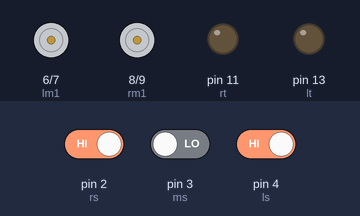
Simulated run of this sketch. Board: Arduino Uno, built with avr-gcc and run on an emulated ATmega328P. Shown: motor-driver pin pairs drawn as motors (green arrow = first pin HIGH = forward, orange = second pin HIGH = backward, longer = more drive), output pins drawn as LEDs (lit = HIGH). Inputs (shaded band) come from the test bench; at power-on: pin 3 (ms) LOW, pin 2 (rs) HIGH, pin 4 (ls) HIGH. What the sketch prints to the serial monitor is not drawn.

Above: at 1.8 s.
1.9 s: pin 3 (ms) driven HIGH
At 3.4 s:
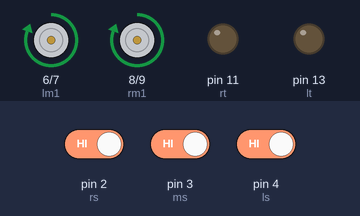
4.9 s: pin 2 (rs) driven LOW
At 5.6 s:
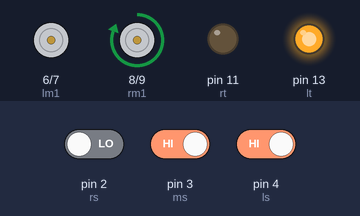
6.5 s: pin 2 (rs) driven HIGH
At 8.8 s:
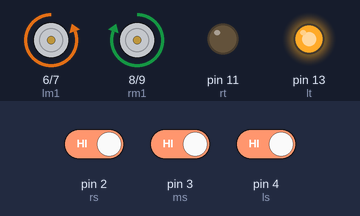
9.5 s: pin 4 (ls) driven LOW
At 10.5 s:
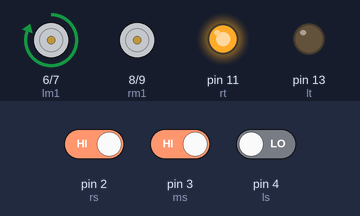
11.0 s: pin 4 (ls) driven HIGH
At 12.1 s:
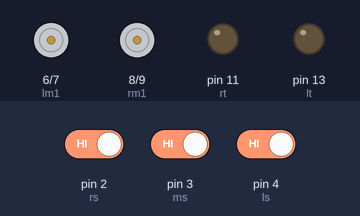
12.5 s: pin 2 (rs) driven LOW and pin 4 (ls) driven LOW
At 13.3 s:
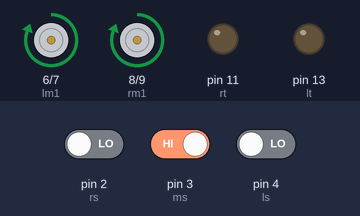
Timing chart, 0 to 15.4 s (numbered marks = the images above; inputs shaded):
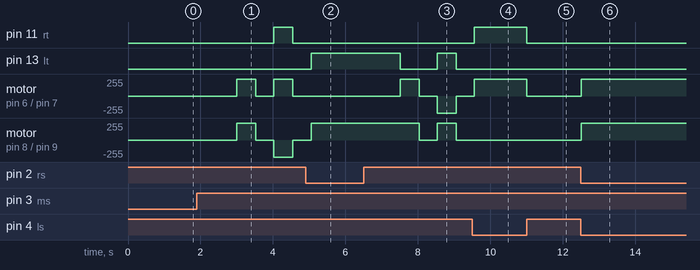

The sketch:

LF3Final.ino
```cpp
#define rs 2            // Declaration for right sensor
#define ms 3            // Declaration for middle sensor
#define ls 4            // Declaration for left sensor
#define rt 11           //(optional) right indicator
#define lt 13           //(optional) left indicator
#define lm1 6           // Declaration for left motor control
#define lm2 7
#define rm1 8           // Declaration for right motor control
#define rm2 9
int st = 10,i=0;        // The delay values will change based on your sensor so make sure you calibrate the sensors based on your track and your code
int d1,d2,d3;           // variables to take in the values from the sensor
void setup() {
  // put your setup code here, to run once:
pinMode(rs,INPUT);
pinMode(ms,INPUT);                  // Sensors will give the input
pinMode(ls,INPUT);
pinMode(rt,OUTPUT);                 //(optional) INdicators will give output
pinMode(lt,OUTPUT);
pinMode(lm1,OUTPUT);
pinMode(lm2,OUTPUT);                // Both the metors will generate output
pinMode(rm1,OUTPUT);
pinMode(rm2,OUTPUT);
Serial.begin(9600);
}

void Straight(){
  Serial.print("Straight");
  digitalWrite(rt,LOW);
  digitalWrite(lt,LOW);
  digitalWrite(lm1,HIGH);
  digitalWrite(lm2,LOW);              // The motors will generate the rotation in forward direction
  digitalWrite(rm1,HIGH);
  digitalWrite(rm2,LOW);
  delay(100);
}

void Stop(){
  Serial.print("Stop");
  digitalWrite(rt,LOW);
  digitalWrite(lt,LOW);
  digitalWrite(lm1,LOW);              // The motors will remain stationary
  digitalWrite(lm2,LOW);
  digitalWrite(rm1,LOW);
  digitalWrite(rm2,LOW);
  delay(500);
}

void soft_left(){
  Serial.print("Soft Left");
  digitalWrite(lt,HIGH);
  digitalWrite(rt,LOW);
  digitalWrite(lm1,LOW);
  digitalWrite(lm2,LOW);             // The motors will turn softly in the left direction
  digitalWrite(rm1,HIGH);
  digitalWrite(rm2,LOW);
  delay(st);
}

void soft_right(){
  Serial.print("Soft Right");
  digitalWrite(rt,HIGH);
  digitalWrite(lt,LOW);
  digitalWrite(lm1,HIGH);           // THe motors will turn softly in the right direction
  digitalWrite(lm2,LOW);
  digitalWrite(rm1,LOW);
  digitalWrite(rm2,LOW);
  delay(st);
}
void sharp_right(){
  delay(1000);
  slow_for();
  Serial.print("Sharp Right");
  digitalWrite(rt,HIGH);
  digitalWrite(lt,LOW);             // THe motors will make a 90 degree right turn
  digitalWrite(lm1,HIGH);
  digitalWrite(lm2,LOW);
  digitalWrite(rm1,LOW);
  digitalWrite(rm2,HIGH);
  delay(525);
  Stop();
}
void sharp_left(){
  delay(1000);
  slow_for();
  Serial.print("Sharp Left");
  digitalWrite(lt,HIGH);
  digitalWrite(rt,LOW);
  digitalWrite(lm1,LOW);           // The motors will make a 90 degree left turn
  digitalWrite(lm2,HIGH);
  digitalWrite(rm1,HIGH);
  digitalWrite(rm2,LOW);
  delay(525);
  Stop();
}
void slow_for(){
  Serial.print("Slow Forward");
  digitalWrite(rt,LOW);
  digitalWrite(lt,LOW);
  digitalWrite(lm1,HIGH);
  digitalWrite(lm2,LOW);           // This is used to align the bot on the track in case of 90 degree turn
  digitalWrite(rm1,HIGH);
  digitalWrite(rm2,LOW);
  delay(525);
  Stop();
}

void loop() {
  // put your main code here, to run repeatedly:
d1=digitalRead(ls);
d2=digitalRead(ms);               // THe values from the infrared sensors are stored here
d3=digitalRead(rs);
Serial.print(d1);
Serial.print("\t");
Serial.print(d2);
Serial.print("\t");
Serial.println(d3);
if(d1==0 && d2==1 && d3==0){                   // This code will make the bot follow a black or a very dark line
  Straight();
}
else if(d1==1 && d2==1 && d3==0){
  soft_left();
}
else if(d1==0 && d2==1 && d3==1){
  soft_right();
}
else if(d1==1 && d2==1 && d3==1)
{
  i++;
  if(i==1){
    sharp_right();                         // YOu can insert your own turns here based on your choice,simply denote it with the increment variable i
  }
  else if(i==2){
    sharp_left();
  }
  else{
    Stop();
  }
}
else
  Stop();
}
```

Measured:
- after the input at 1.9 s, pin 11 (rt): LOW → HIGH after 2.1 s, → LOW 0.53 s later; motor on pin 6 (lm1) / pin 7 (lm2): alternates forward 255/255 for 0.53 s and stopped for 0.50 s, starting after 1.1 s
- after the input at 4.9 s, pin 13 (lt): LOW → HIGH after 0.15 s; motor on pin 6 (lm1) / pin 7 (lm2): stays stopped (without the input it goes to forward 255/255 after 1.2 s); motor on pin 8 (rm1) / pin 9 (rm2): stopped → forward 255/255 after 0.15 s instead of 1.2 s
- after the input at 6.5 s, pin 13 (lt): HIGH → LOW after 1.0 s, → HIGH 1.0 s later, → LOW 0.53 s later; motor on pin 6 (lm1) / pin 7 (lm2): stopped → forward 255/255 after 1.0 s, → stopped 0.53 s later, → backward 255/255 0.50 s later, → stopped 0.53 s later
- after the input at 9.5 s, pin 11 (rt): LOW → HIGH after 0.06 s; motor on pin 6 (lm1) / pin 7 (lm2): stopped → forward 255/255 after 0.06 s
- after the input at 11.0 s, pin 11 (rt): HIGH → LOW at once; motor on pin 6 (lm1) / pin 7 (lm2): forward 255/255 → stopped at once
- after the input at 12.5 s, motor on pin 6 (lm1) / pin 7 (lm2), motor on pin 8 (rm1) / pin 9 (rm2): stopped → forward 255/255 at once
